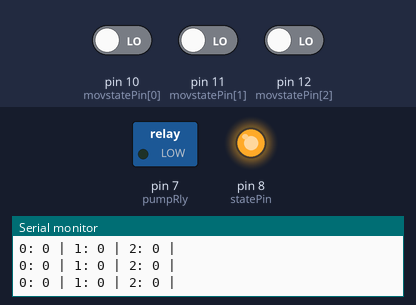
Simulated run of this sketch. Board: Arduino Nano, built with avr-gcc and run on an emulated ATmega328P. Shown: switched loads named in the sketch (green lamp = pin HIGH), output pins drawn as LEDs (lit = HIGH), the last lines printed to the serial monitor. Inputs (shaded band) come from the test bench; at power-on: pin 10 (movstatePin[0]) LOW, pin 11 (movstatePin[1]) LOW, pin 12 (movstatePin[2]) LOW.

Above: at 1.2 s.
1.3 s: pin 10 (movstatePin[0]) driven HIGH
At 2.1 s:
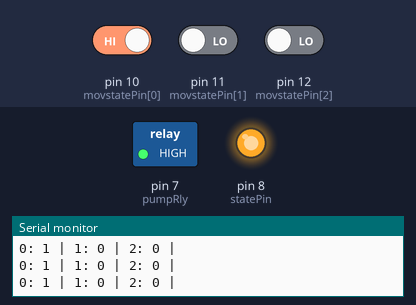
2.8 s: pin 10 (movstatePin[0]) driven LOW
At 3.8 s:
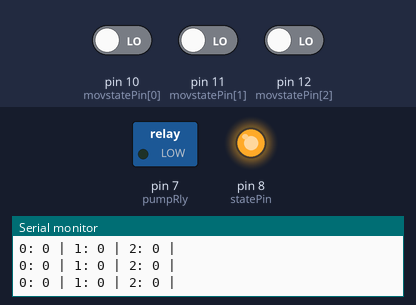
5.8 s: pin 11 (movstatePin[1]) driven HIGH
At 6.9 s:
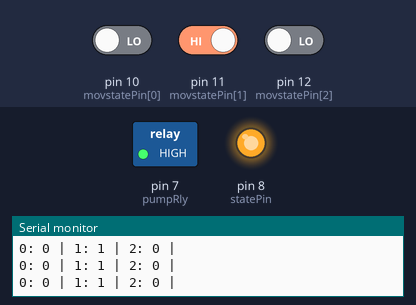
Timing chart, 0 to 8.8 s (numbered marks = the images above; inputs shaded):
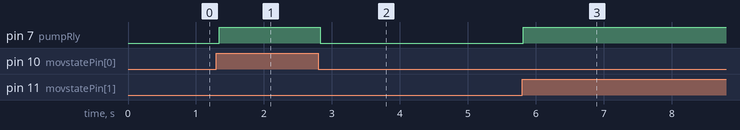

The sketch:

nano_pump_no_water.ino
```cpp
/*
 * code for pump and level sensor, NO WATER SENSOR, for NANO
 */

#define pumpRly 7
#define statePin 8

int movstatePin[3] = {10, 11, 12};
boolean movState[3] = {0, 0, 0};

boolean checkTunnels() {
  for (int i = 0; i < 3; i++) {
    movState[i] = digitalRead(movstatePin[i]);
    Serial.print(i);
    Serial.print(": ");
    Serial.print(movState[i]);
    Serial.print(" | ");
  }
  Serial.println();
  if (movState[0] == 0 && movState[1] == 0 && movState[2] == 0) {
    return false;
  } else {
    return true;
  }
}

void setup() {
  // initialize serial communication:
  Serial.begin(9600);

  //DEFINE ALL PIN MODES
  pinMode(pumpRly, OUTPUT);
  pinMode(statePin, OUTPUT);
  for (int i = 0; i < 3; i++) {
    pinMode(movstatePin[i], INPUT);
  }

  //DEFINE INITIAL PIN STATE
  digitalWrite(pumpRly, LOW);
  digitalWrite(statePin, HIGH);
}

void loop() {
  if (checkTunnels()) {
    digitalWrite(pumpRly, HIGH);
  } else {
    digitalWrite(pumpRly, LOW);
  }
}
```

Measured:
- after the input at 1.3 s, pin 7 (pumpRly): LOW → HIGH at once
- after the input at 2.8 s, pin 7 (pumpRly): HIGH → LOW at once
- after the input at 5.8 s, pin 7 (pumpRly): LOW → HIGH at once
